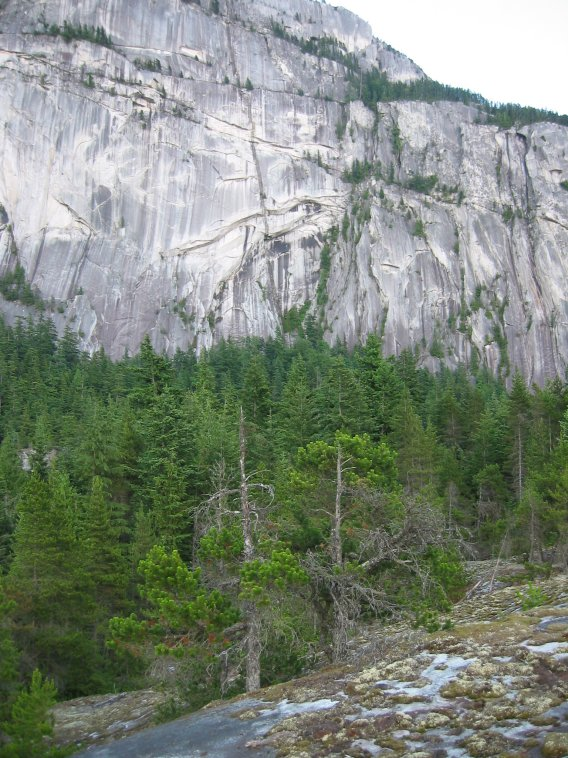
//> input picture opencv/stitch/imgs/2.jpg, 568 x 758 px, given in place of the camera
$ ./opencv   (built with g++ and OpenCV 4)
//> lines starting //> are read from the running program, lines starting //| are printed output that depends on the picture; after the words box and inside, x2 and y2 are one past the last pixel; in counts of white or black regions, pixels touching at a corner belong together
#include <err.h>
#include <iostream>
#include <opencv2/opencv.hpp>

using namespace std;
using namespace cv;

void text(Mat & image, const string & str, int r, int g, int b)
{
	cv::rectangle(image, Point(0, 0), Point(800, 40), Scalar(0, 0, 0), -1);
	putText(image, str, Point(10, 30), 2, 1, Scalar(b, g, r), 2);
}

int main(int argc, char * argv[])
{
	string winBefore = "opencv learning - before";
	string winAfter  = "opencv learning - after" ;

	VideoCapture cap(0);
	if (!cap.isOpened()) err(1, "unable to open capture device.");

	namedWindow(winBefore);
	namedWindow(winAfter);
	moveWindow(winAfter, 720, 0);

	Mat gray;
	vector<Vec4i> lines;
	for (;;) {
		Mat frame;
		cap >> frame;
//> frame is the input picture: 758 rows x 568 cols, CV_8UC3; mean B, G, R 123.6, 136.2, 127

		imshow(winBefore, frame);

		// gray, blur, find edges, find lines.
		cvtColor(frame, gray, CV_BGR2GRAY);
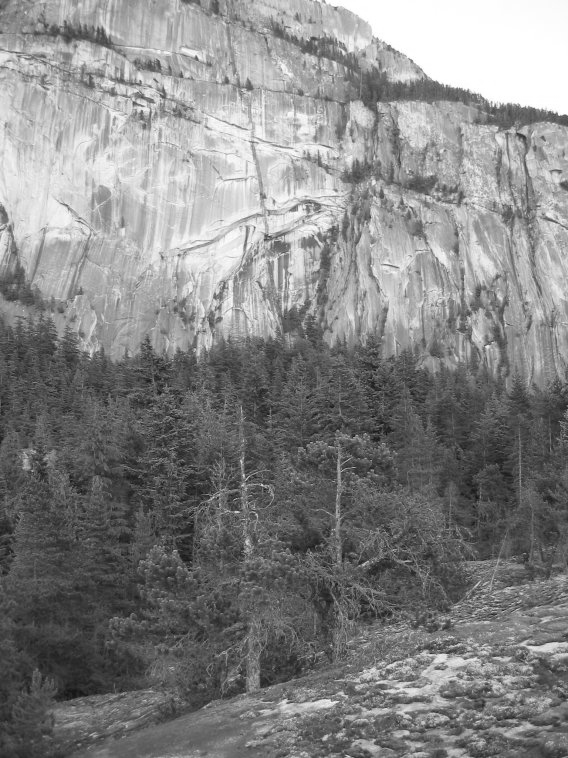
//> gray: 758 rows x 568 cols, CV_8UC1; min 19, max 255, mean 132
		GaussianBlur(gray, gray, Size(7, 7), 1.5, 1.5);
		Canny(gray, gray, 0, 60, 3);
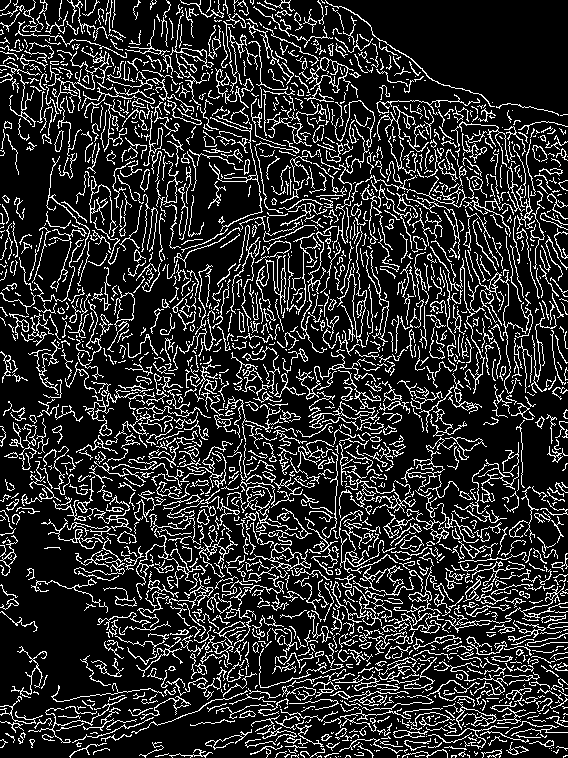
//> gray: 758 rows x 568 cols, CV_8UC1; 17.6% white in thin lines or dots
		HoughLinesP(gray, lines, 1, CV_PI/180, 50, 50, 10);
//> lines = 884 lines (x1, y1, x2, y2), first 8: [238, 383, 369, 514], [173, 299, 207, 349], [370, 592, 429, 713], [433, 649, 520, 736], [357, 450, 400, 503], [505, 228, 561, 172], [137, 228, 246, 337], [149, 367, 190, 473]

		// draw the result
		cvtColor(gray, gray, CV_GRAY2BGR);
//> gray: 758 rows x 568 cols, CV_8UC3; 17.6% white in thin lines or dots
		if (!lines.size())
			text(frame, "No line detected.", 255, 100, 0);
		else if (lines.size() < 100) {
			stringstream ss;
			ss << lines.size() << " line(s) detected.";
			text(frame, ss.str(), 100, 255, 0);

			for (auto line : lines)
				cv::line(gray, Point(line[0], line[1]), Point(line[2], line[3]), Scalar(0, 0, 255), 1, CV_AA);
		}
		else {
			stringstream ss;
			ss << "Too many lines (" << lines.size() << ").";
			text(frame, ss.str(), 255, 0, 100);
		}

		text(gray, "", 0, 0, 0);	// clear out heads.
//> call 2 of text, with str = "", r = 0, g = 0, b = 0
//> in text (call 2), `cv::rectangle(image, Point(0, 0), Point(800, 40), Scalar(0, 0, 0), -1);`:
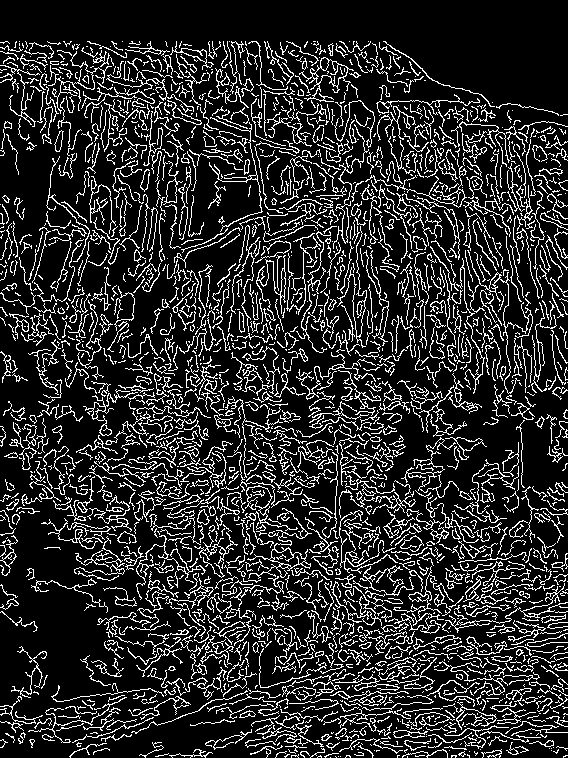
//> image: 758 rows x 568 cols, CV_8UC3; 17% white in thin lines or dots
		addWeighted(frame, 1, gray, 1, 0.0, frame);
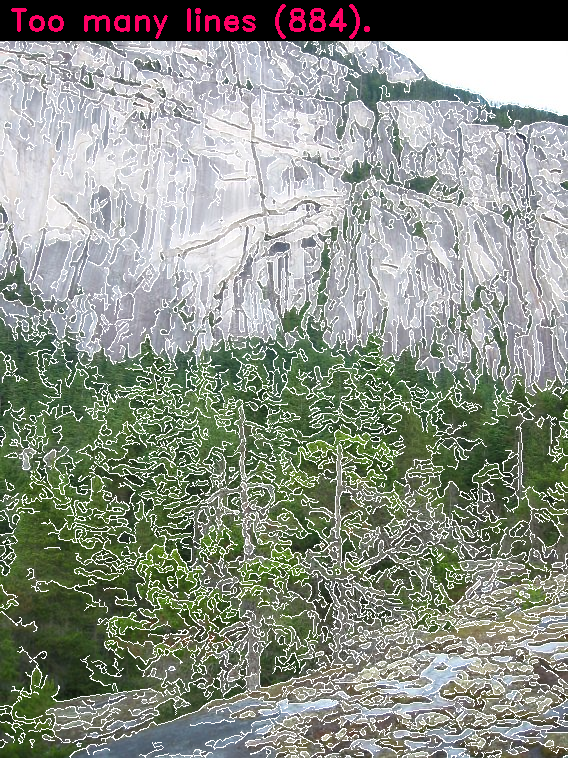
//> frame: 758 rows x 568 cols, CV_8UC3; mean B, G, R 136.6, 146.6, 140.8
		imshow(winAfter, frame);

		if (waitKey(30) >= 0) break;
//> the Esc key is pressed
	}
//> after the loop, lines = 884 items, first 8: [238, 383, 369, 514], [173, 299, 207, 349], [370, 592, 429, 713], [433, 649, 520, 736], [357, 450, 400, 503], [505, 228, 561, 172], [137, 228, 246, 337], [149, 367, 190, 473]

	return 0;
}

$ run again, on opencv/stitch/imgs/3.jpg
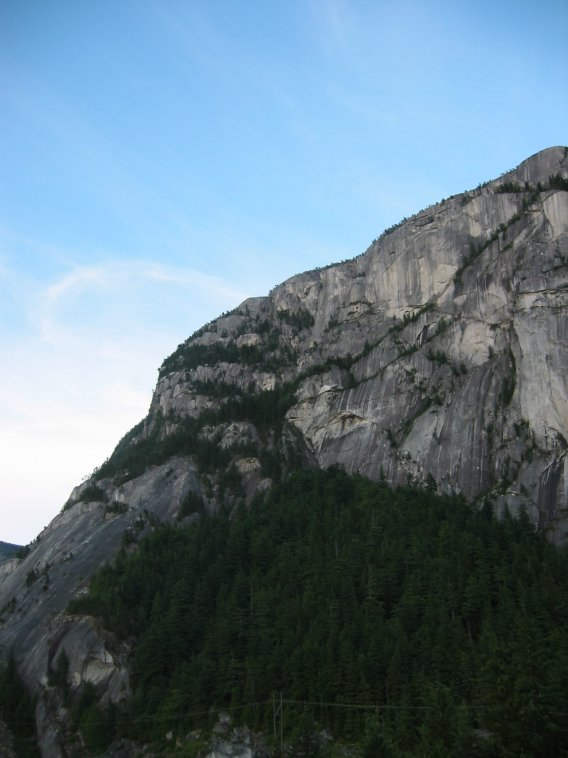
//> input picture opencv/stitch/imgs/3.jpg, 568 x 758 px, given in place of the camera
//> frame is the input picture: 758 rows x 568 cols, CV_8UC3; mean B, G, R 132.8, 120.4, 98.7
//> `Canny(gray, gray, 0, 60, 3);`:
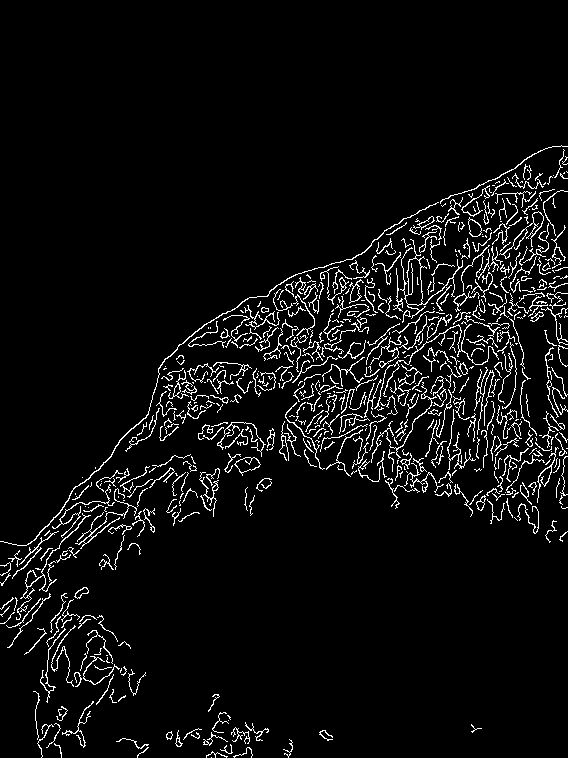
//> gray: 758 rows x 568 cols, CV_8UC1; 5.3% white in thin lines or dots, all inside (x1, y1, x2, y2) = (0, 145, 568, 758)
//> `HoughLinesP(gray, lines, 1, CV_PI/180, 50, 50, 10);`: lines = 153 lines (x1, y1, x2, y2), first 8: [27, 586, 93, 532], [379, 364, 462, 281], [476, 276, 562, 190], [292, 382, 343, 331], [73, 554, 172, 468], [282, 446, 374, 374], [479, 302, 559, 250], [311, 404, 434, 294]
//> `addWeighted(frame, 1, gray, 1, 0.0, frame);`:
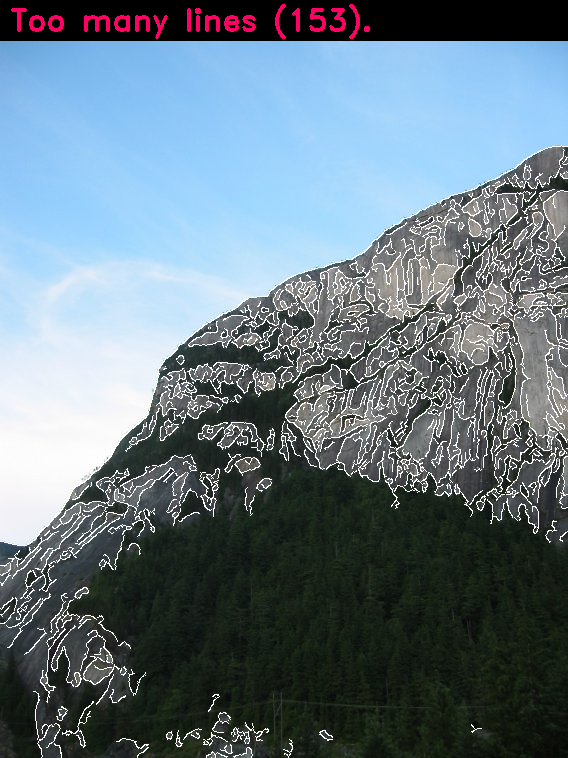
//> frame: 758 rows x 568 cols, CV_8UC3; mean B, G, R 129.8, 119.5, 102.6
//> after the loop `for (;;)`: lines = 153 items, first 8: [27, 586, 93, 532], [379, 364, 462, 281], [476, 276, 562, 190], [292, 382, 343, 331], [73, 554, 172, 468], [282, 446, 374, 374], [479, 302, 559, 250], [311, 404, 434, 294]

$ run again, on opencv/stitch/imgs/4.jpg
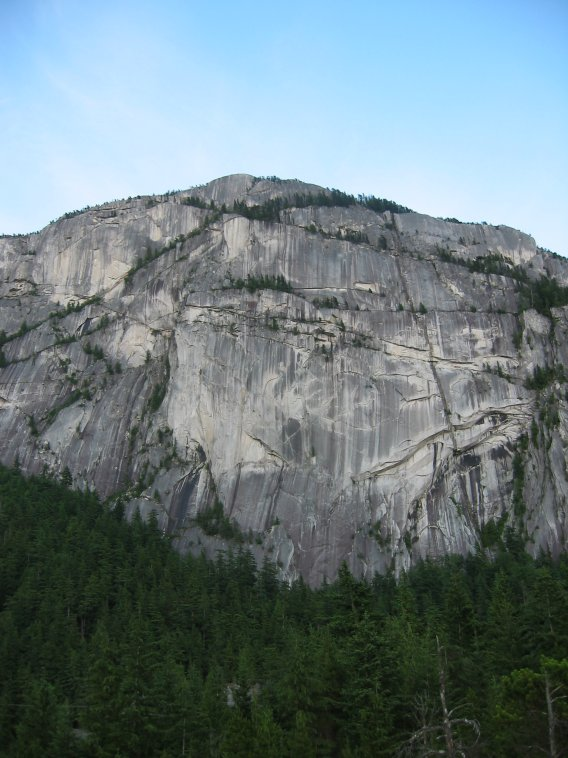
//> input picture opencv/stitch/imgs/4.jpg, 568 x 758 px, given in place of the camera
//> frame is the input picture: 758 rows x 568 cols, CV_8UC3; mean B, G, R 128.6, 124.8, 108.5
//> `Canny(gray, gray, 0, 60, 3);`:
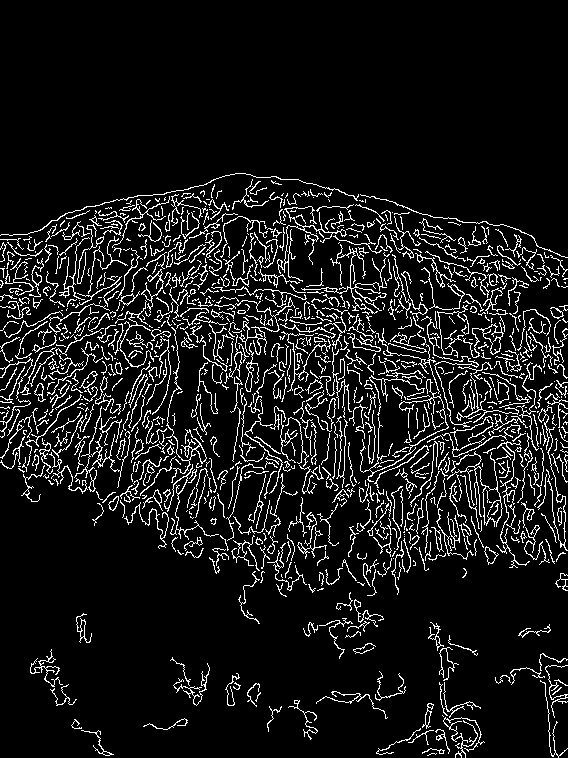
//> gray: 758 rows x 568 cols, CV_8UC1; 9.3% white in thin lines or dots, all inside (x1, y1, x2, y2) = (0, 173, 568, 758)
//> `HoughLinesP(gray, lines, 1, CV_PI/180, 50, 50, 10);`: lines = 401 lines (x1, y1, x2, y2), first 8: [167, 347, 304, 323], [245, 318, 336, 315], [384, 372, 549, 449], [32, 289, 132, 301], [339, 467, 432, 560], [405, 447, 556, 560], [401, 402, 557, 558], [205, 308, 387, 350]
//> `addWeighted(frame, 1, gray, 1, 0.0, frame);`:
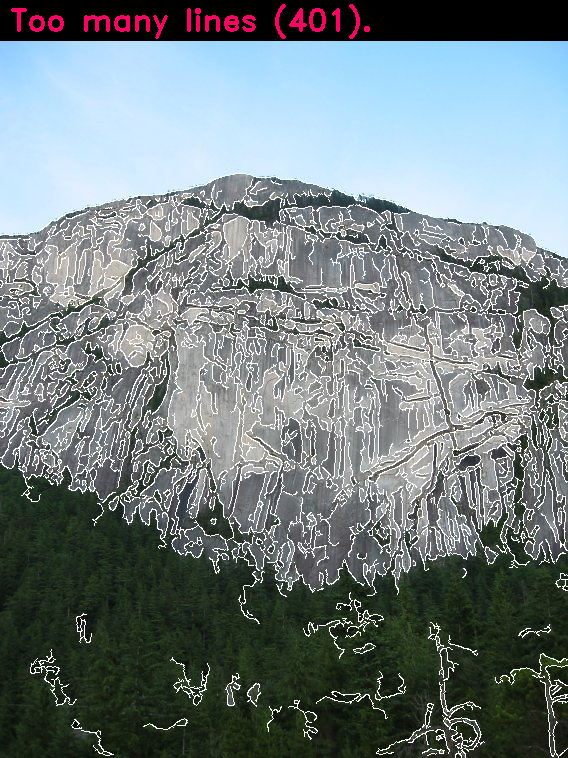
//> frame: 758 rows x 568 cols, CV_8UC3; mean B, G, R 129.1, 127, 115.8
//> after the loop `for (;;)`: lines = 401 items, first 8: [167, 347, 304, 323], [245, 318, 336, 315], [384, 372, 549, 449], [32, 289, 132, 301], [339, 467, 432, 560], [405, 447, 556, 560], [401, 402, 557, 558], [205, 308, 387, 350]

$ run again, on opencv/stitch/imgs/5.jpg
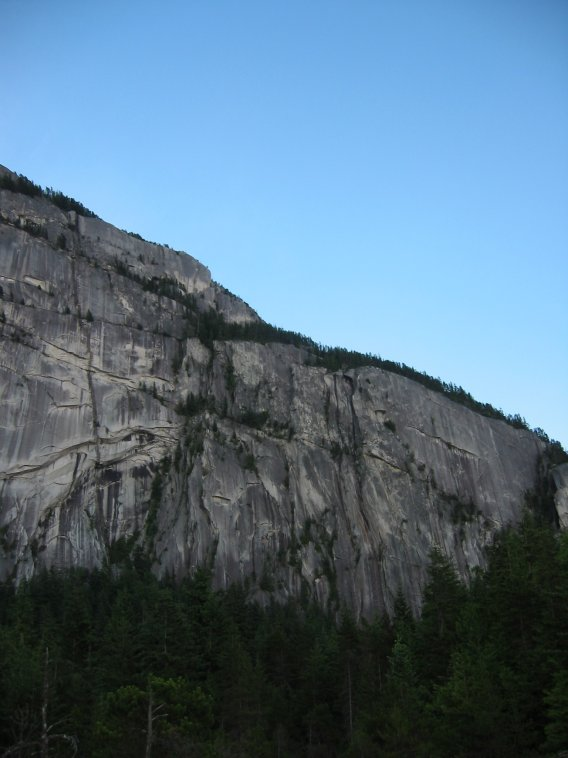
//> input picture opencv/stitch/imgs/5.jpg, 568 x 758 px, given in place of the camera
//> frame is the input picture: 758 rows x 568 cols, CV_8UC3; mean B, G, R 132.4, 113.2, 86.5
//> `Canny(gray, gray, 0, 60, 3);`:
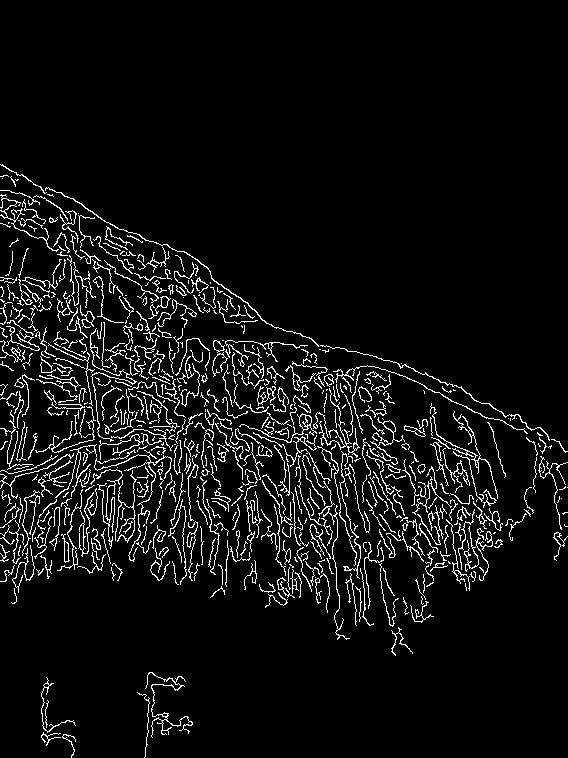
//> gray: 758 rows x 568 cols, CV_8UC1; 6.3% white in thin lines or dots, all inside (x1, y1, x2, y2) = (0, 164, 568, 758)
//> `HoughLinesP(gray, lines, 1, CV_PI/180, 50, 50, 10);`: lines = 223 lines (x1, y1, x2, y2), first 8: [241, 358, 417, 534], [213, 436, 351, 574], [413, 504, 501, 543], [263, 425, 321, 447], [96, 354, 171, 429], [39, 280, 114, 355], [224, 345, 322, 443], [411, 505, 490, 539]
//> `addWeighted(frame, 1, gray, 1, 0.0, frame);`:
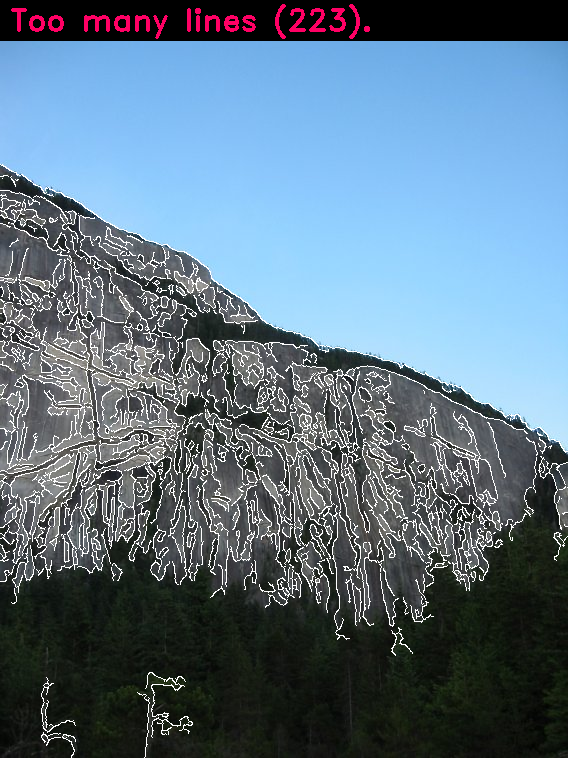
//> frame: 758 rows x 568 cols, CV_8UC3; mean B, G, R 132, 115.3, 93.7
//> after the loop `for (;;)`: lines = 223 items, first 8: [241, 358, 417, 534], [213, 436, 351, 574], [413, 504, 501, 543], [263, 425, 321, 447], [96, 354, 171, 429], [39, 280, 114, 355], [224, 345, 322, 443], [411, 505, 490, 539]
